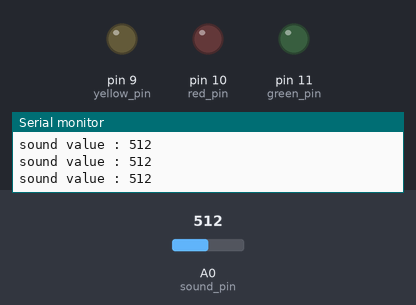
The sketch below on a simulated Arduino Uno, built with avr-gcc and run on an emulated ATmega328P. Parts: output pins drawn as LEDs (lit = HIGH), the last lines printed to the serial monitor. Inputs (shaded band) come from the test bench; at power-on: A0 (sound_pin) = 512.

Above: at 1.2 s.
1.3 s: A0 (sound_pin) set to 1004
2.8 s: A0 (sound_pin) set to 1023
At 3.6 s:
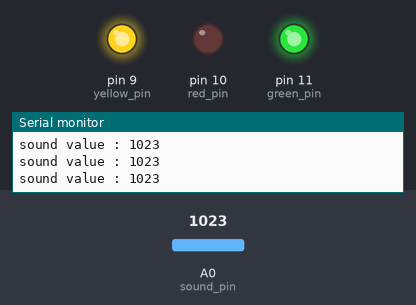
At 4.5 s:
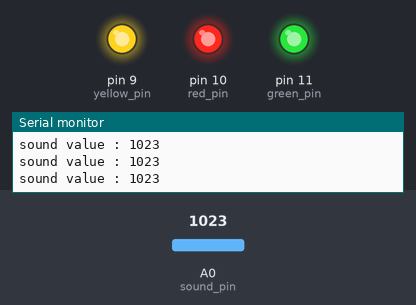
Timing chart, 0 to 6.0 s (numbered marks = the images above; inputs shaded):
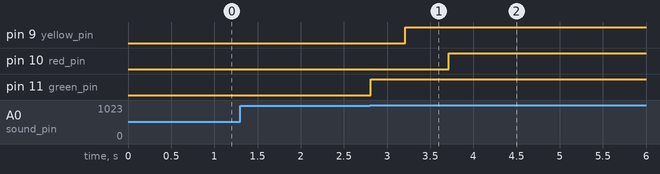

Measured:
- the behaviour switches between 1022 and 1023 on A0 (sound_pin) (found by bisection; images 0 and 1)
- after the input at 2.8 s, pin 9 (yellow_pin): LOW → HIGH after 0.41 s; pin 10 (red_pin): LOW → HIGH after 0.92 s; pin 11 (green_pin): LOW → HIGH at once

The sketch:

sound_sensor_led.ino
```cpp
/*
사운스 감지 센서와 LED 3개를 활용하여 감지된 소리의 크기가 최대치 인 횟수에 따라 녹색, 노랑색, 빨강색 LED 를 차례대로 점등하자.
*/

int sound_pin = A0;
int green_pin = 11;
int red_pin = 10;
int yellow_pin = 9;
int count = 0;

void setup() {
  Serial.begin(9600);
  pinMode(green_pin, OUTPUT);
  pinMode(yellow_pin, OUTPUT);
  pinMode(red_pin, OUTPUT);
}

void loop() {
  int sound_value = analogRead(sound_pin);

  if (sound_value >= 1023) {
    count += 1;
  }

  if (count >=10) {
    analogWrite(red_pin, 255);
  } else if (count >= 5) {
    analogWrite(yellow_pin, 255);
  } else if (count >= 1) {
    analogWrite(green_pin, 255);
  }

  Serial.print("sound value : ");
  Serial.println(sound_value);


  delay(100);
}
```
